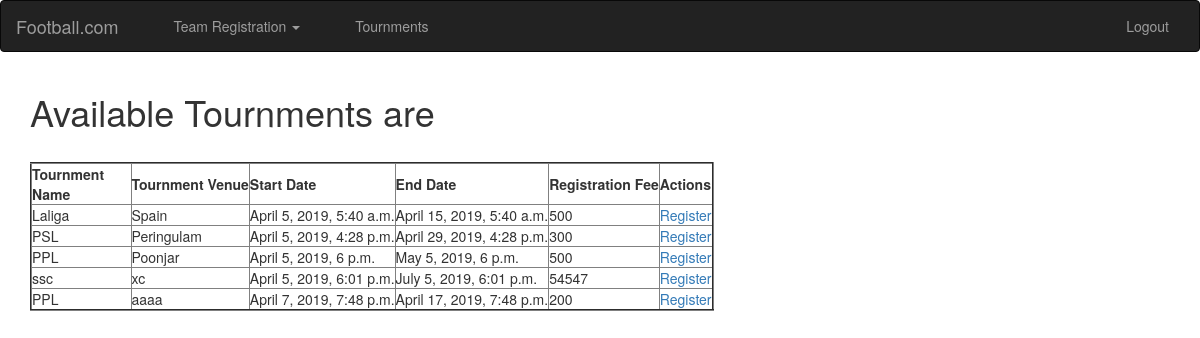
Page /showtour on the earlier database version.
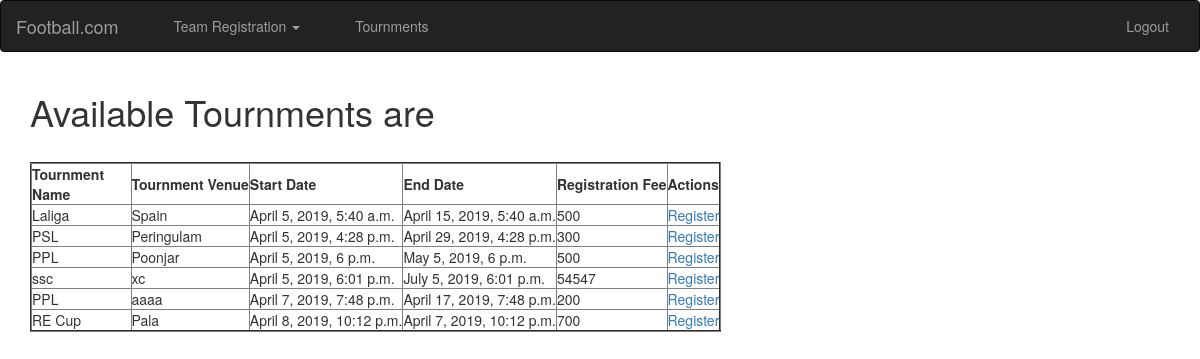
Same page on the later database version.
### Manager/models.py (models this page shows, shortened)
class AddTournments(models.Model):
    t_name =models.CharField(max_length=30)
    t_venue = models.CharField(max_length=30)
    s_date = models.DateTimeField(default=timezone.now)
    e_date = models.DateTimeField(default=timezone.now)
    r_fee = models.IntegerField()

### Manager/views.py (the view)
# urls.py: url(r'^showtour', views.show_tournments_view),
def show_tournments_view(request):
    tournment = AddTournments.objects.all()
    return render(request,'Manager/showtour.html',{'tournment':tournment})

### templates/Manager/showtour.html (shortened to what this page needs)
<!DOCTYPE html>
{% extends 'Manager/homebase.html'%}
{%load staticfiles%}
{% load crispy_forms_tags %}
{% block homeblock%}
<div class="container">
<h1> Available Tournments are </h1> <br>
                    {% if tournment %}
                       <table border="2">
                           <thead>
                           <th> Tournment Name </th>
                           <th> Tournment Venue </th>
                           <th> Start Date </th>
                           <th> End Date </th>
                           <th> Registration Fee</th>
                           <th> Actions</th>
                           </thead>
                           {% for t in tournment%}
                           <tr>
                               <td style="width:100px">{{t.t_name}} </td>
                               <td>{{t.t_venue}} </td>
                               <td>{{t.s_date}} </td>
                               <td>{{t.e_date}} </td>
                               <td>{{t.r_fee}} </td>
                              <td> <a href=""> Register</a> </td>
                            </tr>
                           {%endfor%}
                       </table>
                    {% else %}
                    <p> No Tournments Available</p>
                    {% endif%}
</div>
{%endblock%}

### templates/Manager/homebase.html (shortened to what this page needs)
<!DOCTYPE html>
{%load staticfiles%}
<html lang="en">
<head>
    <link rel="stylesheet" href="https://maxcdn.bootstrapcdn.com/bootstrap/3.3.7/css/bootstrap.min.css"
>
    <link rel="stylesheet" type="text/css" href="//netdna.bootstrapcdn.com/bootstrap/3.1.1/css/bootstrap.min.css">
    <link rel="stylesheet" href="{%static 'css/home.css' %}">
</head>
<body>
<nav class="navbar navbar-default navbar-inverse">
  <div class="container-fluid">
    <div class="navbar-header">
      <a class="navbar-brand" href="#">Football.com</a>
    </div>
    <div class="collapse navbar-collapse" id="bs-example-navbar-collapse-1">
      <ul class="nav navbar-nav">
        <li class="dropdown">
          <a href="#" class="dropdown-toggle" data-toggle="dropdown" role="button" aria-haspopup="true" aria-expanded="false">Team Registration <span class="caret"></span></a>
        </li>
          <li><a href="/showtour">Tournments</a></li>
      </ul>
      <ul class="nav navbar-nav navbar-right">
        <li><a href="#">Logout</a></li>
      </ul>
    </div>
  </div>
</nav>
{% block homeblock%}
{%endblock%}
</body>
</html>

### static/css/home.css (style rules this page uses)
.navbar-nav > li { padding-left:25px; }

Differences in the rows shown:
added AddTournments: t_name "RE Cup", t_venue "Pala", s_date "April 8, 2019, 10:12 p.m.", e_date "April 7, 2019, 10:12 p.m.", r_fee "700"
